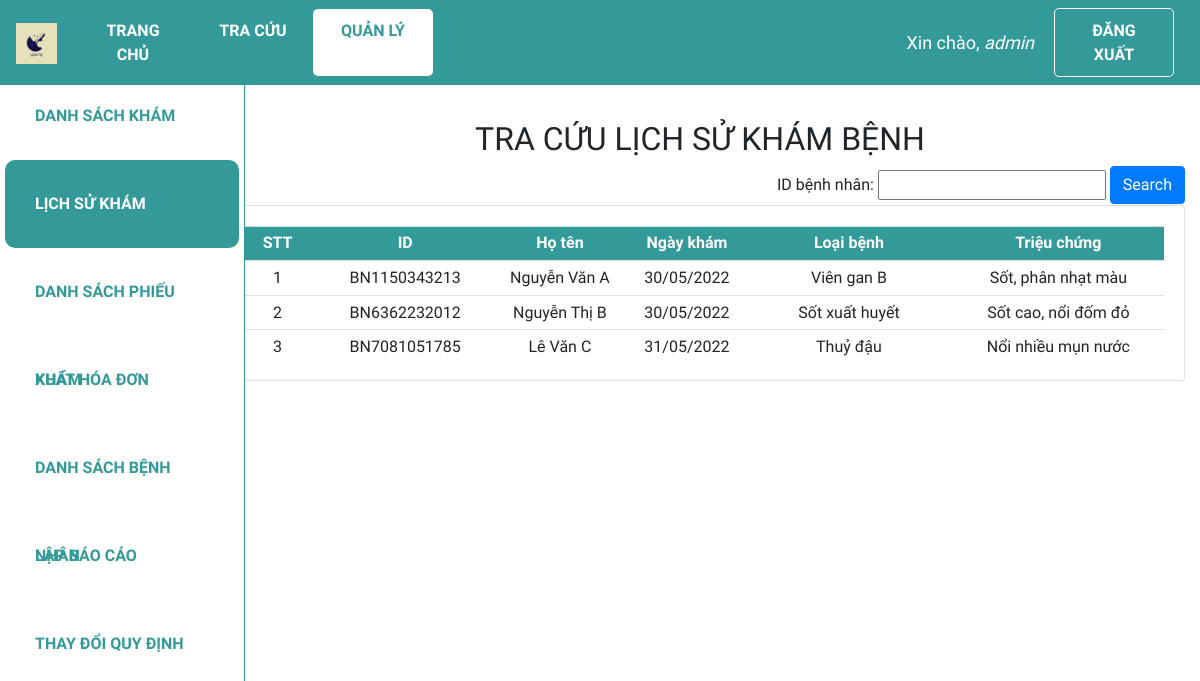
The app's page /lsk (signed in) with its own data.
### web_core/models.py (models this page shows, shortened)
class PHIEUKHAM(models.Model):
    id = ShortUUIDField(
        verbose_name='ID phiếu khám',
        length=10,
        max_length=12,
        prefix="PK",
        alphabet="0123456789",
        primary_key=True
    )
    id_benhnhan = models.ForeignKey(BENHNHAN, on_delete = models.CASCADE,verbose_name = 'ID bệnh nhân', null = True)
    ngay_kham = models.DateTimeField('Ngày khám', auto_now_add = True)
    trieu_chung = models.CharField('Triệu chứng', max_length = 100, blank = False)
    loai_benh = models.ForeignKey(DANHMUC, on_delete = models.CASCADE, limit_choices_to = {'loai':'Bệnh'}, related_name = 'benh',verbose_name = 'Loại bệnh',null = True)

class BENHNHAN(models.Model):
    GIOITINH = (
        ('Nam', 'Nam'),
        ('Nữ', 'Nữ'),
    )
    id = ShortUUIDField(
        verbose_name='ID bệnh nhân',
        length=10,
        max_length=12,
        prefix="BN",
        alphabet="0123456789",
        primary_key=True)
    ho_ten = models.CharField('Họ tên', max_length = 100)
    gioi_tinh = models.CharField('Giới tính', max_length = 3, choices = GIOITINH)
    ngay_sinh = models.DateField('Ngày sinh', default = '01/01/1990', null=True)
    dia_chi = models.CharField('Địa chỉ', max_length = 255, null = True)

class DANHMUC(models.Model):
    CATEGORIES = (
        ('Bệnh', 'Bệnh'),
        ('Thuốc', 'Thuốc'),
        ('Đơn vị', 'Đơn vị'),
        ('Cách dùng', 'Cách dùng'),
    )
    id = ShortUUIDField(
        verbose_name='ID Danh mục',
        length=10,
        max_length=12,
        prefix="DM",
        alphabet="0123456789",
        primary_key=True)
    ten = models.CharField('Tên', max_length=255)
    loai = models.CharField('Loại', max_length=20, choices=CATEGORIES)
    gia_tri = models.IntegerField('Giá trị', null=True, blank=True, validators=[MinValueValidator(0)])

### web_core/views.py (the view)
# urls.py: path('lsk',views.lsk, name='quanli_lsk'),
@login_required(login_url='login')
def lsk(request):
    lsk = PHIEUKHAM.objects.all().order_by('ngay_kham')
    enum_lsk = enumerate(lsk, start = 1)
    myFilter = LichSuKhamFilter()
    if request.GET.__contains__('ID'):
        myFilter = LichSuKhamFilter(request.GET,queryset=lsk)
        lsk = myFilter.qs
        enum_lsk = enumerate(lsk, start = 1)
    context ={'lsk': lsk, 'myFilter':myFilter, 'enum_lsk': enum_lsk}
    return render(request, 'web_core/lsk.html',context)

### web_core/templates/web_core/lsk.html (shortened to what this page needs)
{% extends 'web_core/main.html' %}
{% block content %}
<div class="row">
    <div class="col-md-2">
        {% include 'web_core/sidebar.html' %}
    </div>
    <div class="col-md-10">
        <h2 class="table-title" style>TRA CỨU LỊCH SỬ KHÁM BỆNH</h2>
        <div class="btn-text-right">
            <form method="get">
                {{myFilter.form}}
                <button class="btn btn-primary" type="submit">Search</button>
            </form>
        </div>
        <div class="card card-body">
            <table class='table table-sm'>
                <tr class="table-head">
                    <th class="small-content">STT</th>
                    <th class="small-content">ID</th>
                    <th class="mid-content">Họ tên</th>
                    <th class="small-content">Ngày khám</th>
                    <th class="small-content">Loại bệnh</th>
                    <th class="large-content">Triệu chứng</th>
                </tr>
                {% for index,lsk in enum_lsk %}
                <tr>
                    <td class="small-content">{{index}}</td>
                    <td class="mid-content">{{lsk.id_benhnhan.id}}</td>
                    <td class="small-content">{{lsk.id_benhnhan.ho_ten}}</td>
                    <td class="small-content">{{lsk.ngay_kham|date:"d/m/Y"}}</td>
                    <td class="large-content">{{lsk.loai_benh.ten}}</td>
                    <td class="large-content">{{lsk.trieu_chung}}</td>
                </tr>
                {% endfor %}
            </table>
        </div>
    </div>
</div>
{% endblock %}

### web_core/templates/web_core/navbar.html (shortened to what this page needs)
{% load static %}
<nav class="navbar navbar-expand-lg my-navbar fixed-top">
    <a href="{% url 'home' %}">
        <img class="navbar-brand" alt="logo-brand" src="{% static 'images/favicon.png' %}" height="50"
            style="padding-bottom: 4px" />
    </a>
    <div class="collapse navbar-collapse" id="navbarNav">
        {% with request.resolver_match.url_name as url_name %}
        <div class="navbar-nav">
            <a class="nav-item nav-link my-nav-item {% if url_name == 'home' %}my-nav-active{% endif %}"
                href="{% url 'home' %}">Trang chủ</a>
            <a class="nav-item nav-link my-nav-item {% if url_name == 'lsk_guest' %}my-nav-active{% endif %}"
                href="{% url 'lsk_guest' %}">Tra cứu</a>
            <a class="nav-item nav-link my-nav-item {% if 'quanli' in url_name %}my-nav-active{% endif %}"
                href="{% url 'quanli_dskb' %}">Quản lý</a>
        </div>
        {% endwith %}
    </div>
    {% with request.resolver_match.url_name as url_name %}
    {% if request.user.is_authenticated %}
    <span class="hello-msg">Xin chào, <span> {{request.user}} </span></span>
    <a class="nav-item nav-link my-nav-item my-btn" href="{% url 'logout' %}">Đăng xuất</a>
    {% else %}
    <a class="nav-item nav-link my-nav-item my-btn {% if url_name == 'login' %}my-nav-active{% endif %}"
        href="{% url 'login' %}">Đăng nhập</a>
    {% endif %}
    {% endwith %}
</nav>

### web_core/static/css/main.css (style rules this page uses)
* { font-family: 'Baloo 2', cursive; }
html, body { margin: 0; padding: 0; height: 100%; overflow-x: hidden; }

### web_core/templates/web_core/navbar.html (style rules this page uses)
.my-navbar.fixed-top { position: fixed; color: #fff; background-color: #399; z-index: 10; }
.my-nav-item { color: #fff; font-weight: bold; padding: 9.6px 16px !important; text-transform: uppercase; border-radius: 5px; width: 120px; text-align: center; }
.my-nav-active, .my-nav-active:hover { color: #399; background-color: #fff; }
.my-btn { border: 1px solid #fff; margin-right: 10px; }
.hello-msg { font-size: 18px; color: #fff; margin-right: 20px; }
.hello-msg>span { font-style: italic; }

### web_core/templates/web_core/lsk.html (style rules this page uses)
.col-md-2 { padding: 0; }
.col-md-10 { margin-top: 50px; }
.card-body { padding-bottom: 0px; }
.table-title { text-align: center; }
.table td, .table th { vertical-align: middle; text-align: center; }
.small-content { width: 150px; }
.mid-content { width: 250px; }
.large-content { width: 450px; }
.table-head { color: #ffff; background-color: #399; }
.btn-text-right { text-align: right; }

### records on screen
PHIEUKHAM: index "1", id_benhnhan.id "BN1150343213", id_benhnhan.ho_ten "Nguyễn Văn A", ngay_kham "30/05/2022", loai_benh.ten "Viên gan B", trieu_chung "Sốt, phân nhạt màu"
PHIEUKHAM: index "2", id_benhnhan.id "BN6362232012", id_benhnhan.ho_ten "Nguyễn Thị B", ngay_kham "30/05/2022", loai_benh.ten "Sốt xuất huyết", trieu_chung "Sốt cao, nổi đốm đỏ"
PHIEUKHAM: index "3", id_benhnhan.id "BN7081051785", id_benhnhan.ho_ten "Lê Văn C", ngay_kham "31/05/2022", loai_benh.ten "Thuỷ đậu", trieu_chung "Nổi nhiều mụn nước"

### other values on screen
{{ request.user }} "admin"
